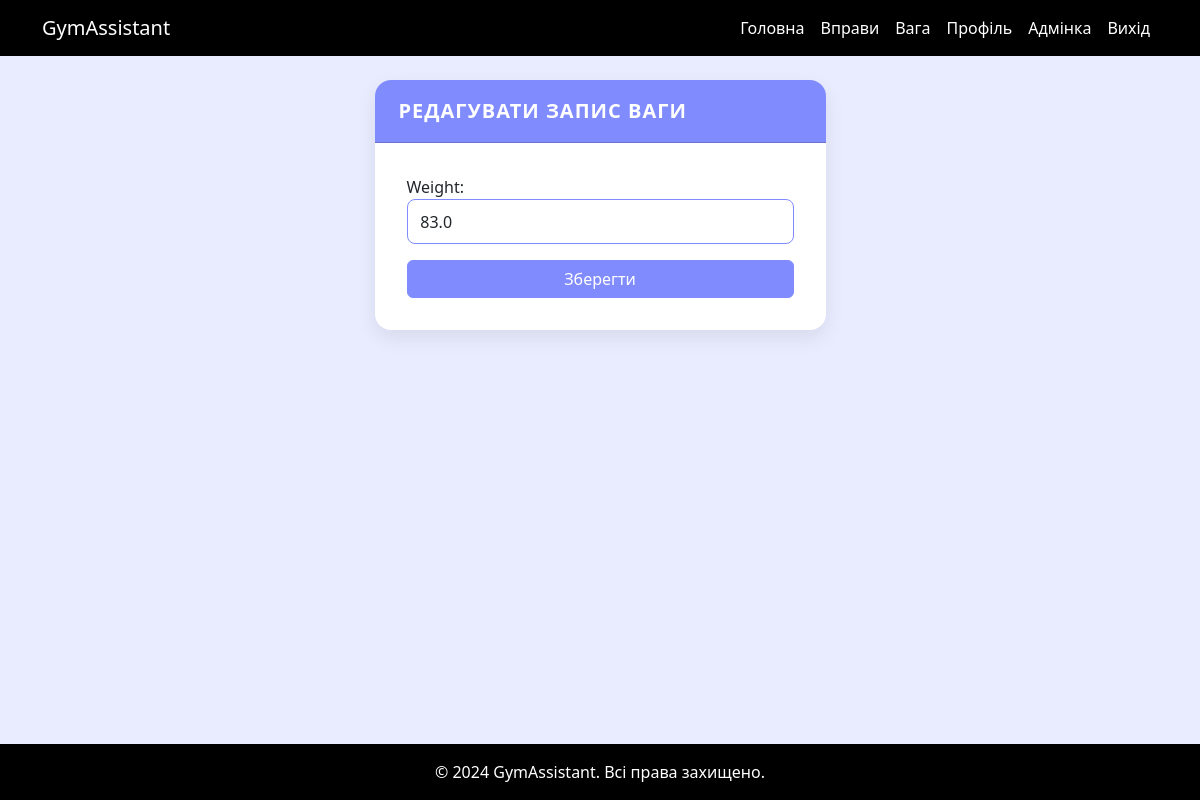
/weight/edit/2/ (signed in), run on an earlier commit of the app's database.
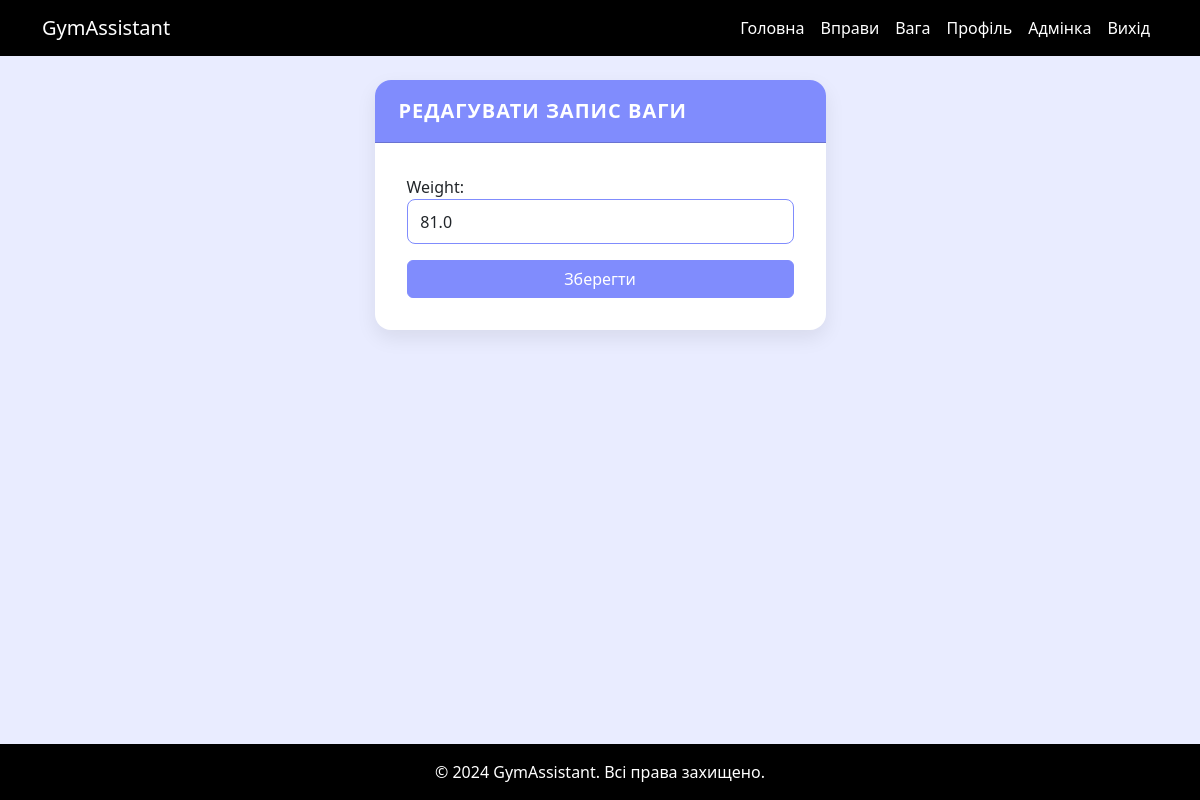
And on a later commit of the database.
### gym_app/models.py (models this page shows, shortened)
class WeightRecord(models.Model):
    user = models.ForeignKey(User, on_delete=models.CASCADE, related_name='weight_records')
    weight = models.FloatField()
    date = models.DateTimeField(auto_now_add=True)

### gym_app/views.py (the view)
# urls.py: path('weight/edit/<int:pk>/', views.edit_weight, name='edit_weight'),
@login_required
def edit_weight(request, pk):
    record = get_object_or_404(WeightRecord, pk=pk, user=request.user)
    if request.method == 'POST':
        form = WeightUpdateForm(request.POST, instance=record)
        if form.is_valid():
            form.save()
            messages.success(request, 'Запис ваги оновлено!')
            return redirect('weight')
    else:
        form = WeightUpdateForm(instance=record)
    return render(request, 'gym_app/edit_weight.html', {'form': form})

### gym_app/forms.py
class WeightUpdateForm(forms.ModelForm):
    class Meta:
        model = WeightRecord
        fields = ['weight']
        widgets = {
            'weight': forms.NumberInput(attrs={'class': 'form-control', 'step': '0.1'}),
        }

### gym_app/templates/gym_app/edit_weight.html (shortened to what this page needs)
{% extends "gym_app/base.html" %}
{% block content %}
<div class="row justify-content-center">
    <div class="col-lg-5 col-md-8">
        <div class="card">
            <div class="card-header">Редагувати запис ваги</div>
            <div class="card-body">
                <form method="post">
                    {{ form.as_p }}
                    <button type="submit" class="btn btn-primary w-100">Зберегти</button>
                </form>
            </div>
        </div>
    </div>
</div>
{% endblock %}

What changed in the data, as far as the page shows it:
changed WeightRecord: weight "83.0" → "81.0"
